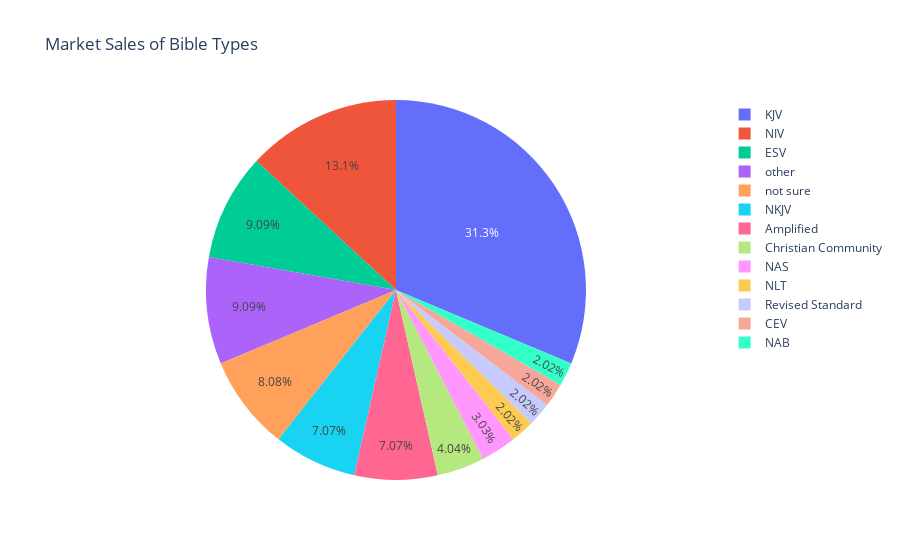

Here is the notebook cell this chart was saved with:
### Markdown cell above
This chunk of code will create a pie chart that shows that percentage different translations are bought at.

### Code cell
import pandas as pd
import plotly.express as px
data = {'Bible_Translation': ['KJV', 'NIV', 'ESV', 'NKJV', 'Amplified', 'Christian Community', 'NAS', 'NLT', 'Revised Standard', 'CEV', 'NAB', 'other', 'not sure'],    'Sales': [31, 13, 9, 7, 7, 4, 3, 2, 2, 2, 2, 9, 8]} 
df = pd.DataFrame(data) 
fig = px.pie(df, names='Bible_Translation',          
             values='Sales',           
             title='Market Sales of Bible Types') 
fig.show() 
	
df = pd.DataFrame(data)

### Figure 1 — Plotly figure (JSON) as saved in the notebook; plotly's stock layout.template omitted (floating-point values rounded to 4 significant figures)
{"data": [{"domain": {"x": [0, 1], "y": [0, 1]}, "hovertemplate": "Bible_Translation=%{label}<br>Sales=%{value}<extra></extra>", "labels": ["KJV", "NIV", "ESV", "NKJV", "Amplified", "Christian Community", "NAS", "NLT", "Revised Standard", "CEV", "NAB", "other", "not sure"], "legendgroup": "", "name": "", "showlegend": true, "type": "pie", "values": [31, 13, 9, 7, 7, 4, 3, 2, 2, 2, 2, 9, 8]}], "layout": {"autosize": true, "legend": {"tracegroupgap": 0}, "title": {"text": "Market Sales of Bible Types"}}}
